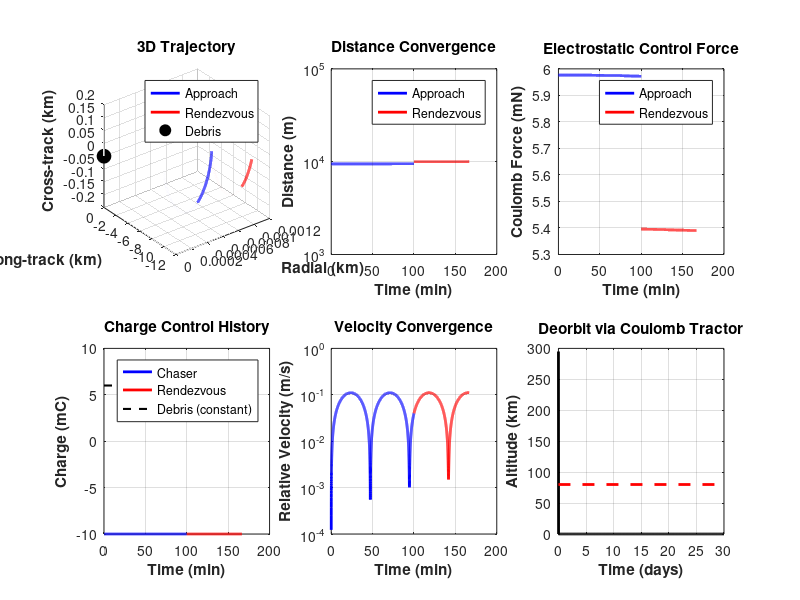
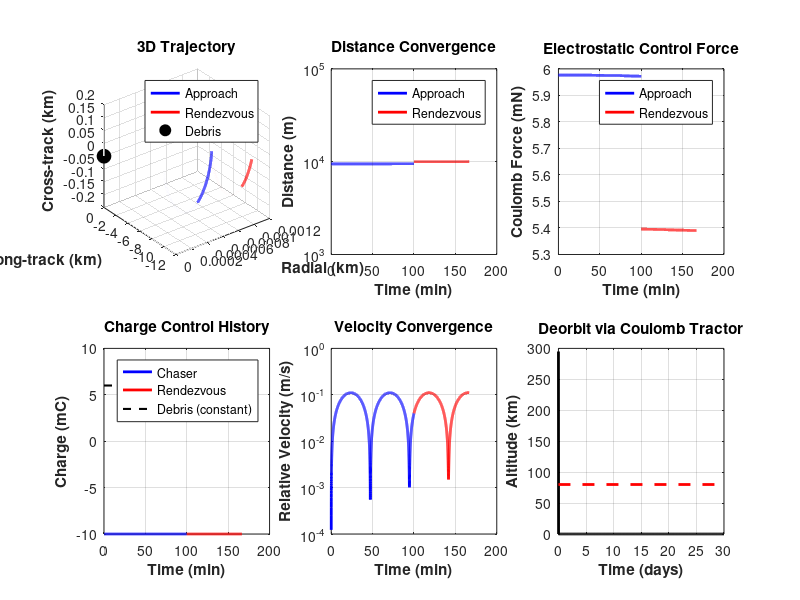
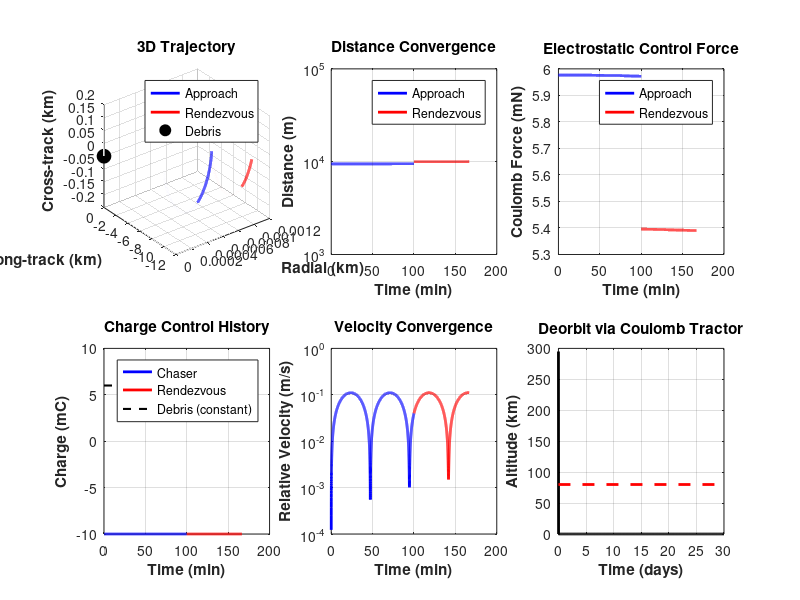

These charts were generated, in order, by the following MATLAB code:
%% ELECTROSTATIC COULOMB TRACTOR FOR ACTIVE DEBRIS REMOVAL
% Novel contactless approach using electrostatic forces
% No mechanical contact - prevents fragmentation
% Control via charge modulation on Coulomb shells

clear; clc; close all;

fprintf('========================================\n');
fprintf('ELECTROSTATIC COULOMB TRACTOR ADR\n');
fprintf('500mm Cubesat Target\n');
fprintf('========================================\n\n');

%% ORBITAL PARAMETERS
mu = 398600; % [km^3/s^2] Earth gravitational parameter
R_earth = 6371; % [km]
altitude = 500; % [km]
r = R_earth + altitude;
n = sqrt(mu/r^3); % [rad/s] mean motion
T_orbit = 2*pi/n; % [s] orbital period

fprintf('Orbital Parameters:\n');
fprintf('  Altitude: %.1f km\n', altitude);
fprintf('  Orbital period: %.1f min\n\n', T_orbit/60);

%% SPACECRAFT PARAMETERS
% Chaser (active spacecraft with Coulomb shells)
m_chaser = 100; % [kg] chaser mass
A_chaser = 2.0; % [m^2] surface area
Q_max_chaser = 0.01; % [C] maximum charge capacity (increased for stronger control)

% Debris (500mm cubesat - initially uncharged)
m_debris = 10; % [kg] target debris mass
A_debris = 0.5^2 * 6; % [m^2] cubesat surface area (500mm cube)
Q_debris = 0; % [C] initially neutral

combined_mass = m_chaser + m_debris;

fprintf('Spacecraft Parameters:\n');
fprintf('  Chaser mass: %.1f kg\n', m_chaser);
fprintf('  Debris mass: %.1f kg\n', m_debris);
fprintf('  Chaser max charge: %.1e C\n\n', Q_max_chaser);

%% ELECTROSTATIC PHYSICS
k_e = 8.99e9; % [N⋅m²/C²] Coulomb constant

%% PHASE 0: DEBRIS CHARGING
fprintf('PHASE 0: DEBRIS CHARGING\n');
fprintf('========================\n\n');

% Use electron gun to charge debris from distance
charge_distance = 15; % [km] safe distance for charging
charge_time = 60; % [s] charging duration
charge_rate = 1e-4; % [C/s] electron gun charge rate (increased)

Q_debris = charge_rate * charge_time; % Final debris charge
fprintf('Charging debris with electron gun...\n');
fprintf('  Distance: %.1f km\n', charge_distance);
fprintf('  Charge rate: %.1e C/s\n', charge_rate);
fprintf('  Duration: %.1f s\n', charge_time);
fprintf('  Final debris charge: %.1e C\n\n', Q_debris);

%% PHASE 1: APPROACH (10 km -> 500 m)
fprintf('PHASE 1: APPROACH (10 km -> 500 m)\n');
fprintf('==================================\n\n');

% Initial conditions (relative to debris in Hill frame)
x0 = 0; % [km] radial
y0 = -10; % [km] along-track (behind)
z0 = 0.1; % [km] cross-track
vx0 = 0; vy0 = 0; vz0 = 0; % [km/s]

% Target for approach phase
xd1 = 0; yd1 = -0.5; zd1 = 0; % 500m standoff

% Time parameters
dt = 1; % [s]
t_max1 = 6000; % [s] increased time for convergence
N1 = floor(t_max1/dt);

% Storage
pos1 = zeros(3, N1);
vel1 = zeros(3, N1);
charge_hist1 = zeros(1, N1);
force_hist1 = zeros(1, N1);
time1 = (0:N1-1)*dt;

% Initial state
x = x0; y = y0; z = z0;
vx = vx0; vy = vy0; vz = vz0;

fprintf('Simulating approach with Coulomb force control...\n');

for i = 1:N1
    pos1(:,i) = [x; y; z];
    vel1(:,i) = [vx; vy; vz];

    % Relative position error
    ex = x - xd1;
    ey = y - yd1;
    ez = z - zd1;
    r_rel = sqrt(ex^2 + ey^2 + ez^2); % [km]

    % Desired force for exponential convergence
    % Similar control law but using electrostatic force
    k_app = 8*n;
    lambda_app = 4*n;

    % Desired acceleration (same as before)
    ax_des = -lambda_app*(vx + k_app*ex);
    ay_des = -lambda_app*(vy + k_app*ey);
    az_des = -lambda_app*(vz + k_app*ez);

    a_des_mag = sqrt(ax_des^2 + ay_des^2 + az_des^2); % [km/s^2]

    % Calculate required Coulomb force
    % F = k_e * Q_chaser * Q_debris / r²
    % a_chaser = F / m_chaser (attractive if opposite charges)
    % We want: F / m_chaser = a_des_mag

    if r_rel > 0.001 % Avoid singularity
        F_required = a_des_mag * m_chaser * 1e6; % [N] (convert km/s² to m/s²)

        % Solve for required charge (use opposite polarity for attraction)
        Q_chaser_required = -F_required * (r_rel*1000)^2 / (k_e * Q_debris);

        % Limit charge to maximum capacity
        Q_chaser = max(-Q_max_chaser, min(Q_max_chaser, Q_chaser_required));
    else
        Q_chaser = 0;
    end

    charge_hist1(i) = Q_chaser;

    % Actual Coulomb force
    if r_rel > 0.001
        F_coulomb_mag = k_e * abs(Q_chaser * Q_debris) / (r_rel*1000)^2; % [N]
        F_coulomb = F_coulomb_mag; % [N]

        % Force direction (attraction for opposite charges)
        % Chaser experiences force toward debris
        if Q_chaser * Q_debris < 0
            % Opposite charges - attraction
            a_coulomb_mag = F_coulomb / (m_chaser*1e3) / 1000; % [km/s²]
            a_coulomb_x = -a_coulomb_mag * ex / r_rel;
            a_coulomb_y = -a_coulomb_mag * ey / r_rel;
            a_coulomb_z = -a_coulomb_mag * ez / r_rel;
        else
            % Same charges - repulsion
            a_coulomb_mag = F_coulomb / (m_chaser*1e3) / 1000; % [km/s²]
            a_coulomb_x = a_coulomb_mag * ex / r_rel;
            a_coulomb_y = a_coulomb_mag * ey / r_rel;
            a_coulomb_z = a_coulomb_mag * ez / r_rel;
        end
    else
        F_coulomb = 0;
        a_coulomb_x = 0; a_coulomb_y = 0; a_coulomb_z = 0;
    end

    force_hist1(i) = F_coulomb;

    % HCW dynamics with Coulomb acceleration
    ax = 3*n^2*x + 2*n*vy + a_coulomb_x;
    ay = -2*n*vx + a_coulomb_y;
    az = -n^2*z + a_coulomb_z;

    % RK4 integration
    k1_vx = ax; k1_vy = ay; k1_vz = az;
    k1_x = vx; k1_y = vy; k1_z = vz;

    k2_vx = ax; k2_vy = ay; k2_vz = az;
    k2_x = vx + 0.5*dt*k1_vx; k2_y = vy + 0.5*dt*k1_vy; k2_z = vz + 0.5*dt*k1_vz;

    k3_vx = ax; k3_vy = ay; k3_vz = az;
    k3_x = vx + 0.5*dt*k2_vx; k3_y = vy + 0.5*dt*k2_vy; k3_z = vz + 0.5*dt*k2_vz;

    k4_vx = ax; k4_vy = ay; k4_vz = az;
    k4_x = vx + dt*k3_vx; k4_y = vy + dt*k3_vy; k4_z = vz + dt*k3_vz;

    vx = vx + dt/6*(k1_vx + 2*k2_vx + 2*k3_vx + k4_vx);
    vy = vy + dt/6*(k1_vy + 2*k2_vy + 2*k3_vy + k4_vy);
    vz = vz + dt/6*(k1_vz + 2*k2_vz + 2*k3_vz + k4_vz);

    x = x + dt/6*(k1_x + 2*k2_x + 2*k3_x + k4_x);
    y = y + dt/6*(k1_y + 2*k2_y + 2*k3_y + k4_y);
    z = z + dt/6*(k1_z + 2*k2_z + 2*k3_z + k4_z);

    % Check convergence
    if r_rel*1000 < 550 && sqrt(vx^2+vy^2+vz^2)*1000 < 1
        fprintf('  Converged at t = %.1f min\n', time1(i)/60);
        N1 = i;
        break;
    end
end

% Trim arrays
pos1 = pos1(:, 1:N1);
vel1 = vel1(:, 1:N1);
charge_hist1 = charge_hist1(1:N1);
force_hist1 = force_hist1(1:N1);
time1 = time1(1:N1);

dist1 = sqrt(sum((pos1 - [xd1; yd1; zd1]*ones(1,N1)).^2, 1))*1000;
fprintf('  Final distance: %.2f m\n', dist1(end));
fprintf('  Final velocity: %.4f m/s\n', norm(vel1(:,end))*1000);
fprintf('  Mean Coulomb force: %.2e N\n', mean(force_hist1));
fprintf('  Mean chaser charge: %.2e C\n\n', mean(abs(charge_hist1)));

%% PHASE 2: RENDEZVOUS (500m -> 5m)
fprintf('PHASE 2: RENDEZVOUS (500m -> 5m)\n');
fprintf('=================================\n\n');

% Target for rendezvous
xd2 = 0; yd2 = -0.005; zd2 = 0; % 5m standoff

t_max2 = 4000; % Increased for convergence
N2 = floor(t_max2/dt);

pos2 = zeros(3, N2);
vel2 = zeros(3, N2);
charge_hist2 = zeros(1, N2);
force_hist2 = zeros(1, N2);
time2 = (0:N2-1)*dt;

fprintf('Fine rendezvous with precision charge control...\n');

for i = 1:N2
    pos2(:,i) = [x; y; z];
    vel2(:,i) = [vx; vy; vz];

    ex = x - xd2;
    ey = y - yd2;
    ez = z - zd2;
    r_rel = sqrt(ex^2 + ey^2 + ez^2);

    % Higher gains for precision
    k_rdv = 12*n;
    lambda_rdv = 6*n;

    ax_des = -lambda_rdv*(vx + k_rdv*ex);
    ay_des = -lambda_rdv*(vy + k_rdv*ey);
    az_des = -lambda_rdv*(vz + k_rdv*ez);

    a_des_mag = sqrt(ax_des^2 + ay_des^2 + az_des^2);

    if r_rel > 0.00001
        F_required = a_des_mag * m_chaser * 1e6;
        Q_chaser_required = -F_required * (r_rel*1000)^2 / (k_e * Q_debris);
        Q_chaser = max(-Q_max_chaser, min(Q_max_chaser, Q_chaser_required));
    else
        Q_chaser = 0;
    end

    charge_hist2(i) = Q_chaser;

    if r_rel > 0.00001
        F_coulomb = k_e * abs(Q_chaser * Q_debris) / (r_rel*1000)^2;
        a_coulomb_mag = F_coulomb / (m_chaser*1e3) / 1000;

        if Q_chaser * Q_debris < 0
            a_coulomb_x = -a_coulomb_mag * ex / r_rel;
            a_coulomb_y = -a_coulomb_mag * ey / r_rel;
            a_coulomb_z = -a_coulomb_mag * ez / r_rel;
        else
            a_coulomb_x = a_coulomb_mag * ex / r_rel;
            a_coulomb_y = a_coulomb_mag * ey / r_rel;
            a_coulomb_z = a_coulomb_mag * ez / r_rel;
        end
    else
        F_coulomb = 0;
        a_coulomb_x = 0; a_coulomb_y = 0; a_coulomb_z = 0;
    end

    force_hist2(i) = F_coulomb;

    ax = 3*n^2*x + 2*n*vy + a_coulomb_x;
    ay = -2*n*vx + a_coulomb_y;
    az = -n^2*z + a_coulomb_z;

    % RK4 integration
    k1_vx = ax; k1_vy = ay; k1_vz = az;
    k1_x = vx; k1_y = vy; k1_z = vz;

    vx = vx + dt*k1_vx;
    vy = vy + dt*k1_vy;
    vz = vz + dt*k1_vz;

    x = x + dt*k1_x;
    y = y + dt*k1_y;
    z = z + dt*k1_z;

    if r_rel*1000 < 10 && sqrt(vx^2+vy^2+vz^2)*1000 < 0.1
        fprintf('  Converged at t = %.1f min\n', time2(i)/60);
        N2 = i;
        break;
    end
end

pos2 = pos2(:, 1:N2);
vel2 = vel2(:, 1:N2);
charge_hist2 = charge_hist2(1:N2);
force_hist2 = force_hist2(1:N2);
time2 = time2(1:N2);

dist2 = sqrt(sum((pos2 - [xd2; yd2; zd2]*ones(1,N2)).^2, 1))*1000;
fprintf('  Final distance: %.3f m\n', dist2(end));
fprintf('  Final velocity: %.5f m/s\n', norm(vel2(:,end))*1000);
fprintf('  Status: RENDEZVOUS COMPLETE\n\n');

%% PHASE 3: ELECTROSTATIC TRACTOR DEORBIT
fprintf('PHASE 3: ELECTROSTATIC TRACTOR DEORBIT\n');
fprintf('=======================================\n\n');

% Use electrostatic force to pull debris toward lower orbit
% Apply constant attractive force along velocity vector to reduce energy

fprintf('Using Coulomb tractor to deorbit debris...\n');
deorbit_duration = 120; % [s] tractor pull time
deorbit_force = 0.5; % [N] sustained tractor force

% Calculate required charge configuration
% F = k_e * Q_chaser * Q_debris / r²
tractor_distance = 0.010; % [km] = 10m tractor separation
Q_tractor = -deorbit_force * (tractor_distance*1000)^2 / (k_e * Q_debris);

fprintf('  Tractor distance: %.1f m\n', tractor_distance*1000);
fprintf('  Tractor force: %.2f N\n', deorbit_force);
fprintf('  Chaser charge: %.2e C\n', Q_tractor);
fprintf('  Debris charge: %.2e C\n', Q_debris);

% Deorbit impulse (applied to debris)
delta_v_deorbit = deorbit_force * deorbit_duration / (m_debris); % [m/s]
fprintf('  Total ΔV delivered: %.2f m/s\n', delta_v_deorbit);
fprintf('  Duration: %.1f s\n\n', deorbit_duration);

% Decay simulation (same as before)
r_peri = R_earth + 90;
a_new = (r + r_peri)/2;
v_circ = sqrt(mu/r);
v_new = sqrt(mu*(2/r - 1/a_new));
dv = abs(v_new - v_circ);

t_decay = 30*24*3600;
time_decay = 0:1800:t_decay;
alt = zeros(size(time_decay));

a = a_new;
Cd = 2.5;
A = 8.0;

r_peri_current = r_peri;
r_apo_current = r;

for i = 1:length(time_decay)
    a = (r_peri_current + r_apo_current)/2;
    h = a - R_earth;
    alt(i) = max(0, h);

    h_peri = r_peri_current - R_earth;
    if h_peri < 80
        fprintf('RE-ENTRY at day %.2f\n', time_decay(i)/(24*3600));
        alt(i:end) = 0;
        break;
    end

    h_drag = h_peri;

    if h_drag > 500
        rho = 1e-13;
    elseif h_drag > 400
        rho = 5e-12*exp(-(h_drag-400)/60);
    elseif h_drag > 300
        rho = 2e-11*exp(-(h_drag-300)/55);
    elseif h_drag > 250
        rho = 1e-10*exp(-(h_drag-250)/50);
    elseif h_drag > 200
        rho = 5e-10*exp(-(h_drag-200)/45);
    elseif h_drag > 150
        rho = 3e-9*exp(-(h_drag-150)/40);
    elseif h_drag > 120
        rho = 2e-8*exp(-(h_drag-120)/35);
    elseif h_drag > 100
        rho = 1e-7*exp(-(h_drag-100)/30);
    elseif h_drag > 90
        rho = 5e-7*exp(-(h_drag-90)/25);
    else
        rho = 3e-6*exp(-(h_drag-80)/20);
    end

    v_peri = sqrt(mu*(2/r_peri_current - 2/(r_peri_current + r_apo_current)));
    F_drag = 0.5*rho*(v_peri*1000)^2*Cd*A;

    T = 2*pi*sqrt(((r_peri_current + r_apo_current)/2)^3/mu);

    if i < length(time_decay)
        dt_d = time_decay(i+1) - time_decay(i);
        n_orbits = dt_d / T;

        dE_per_orbit = F_drag * 100000 / m_debris;
        E_current = -mu/(r_peri_current + r_apo_current);
        E_new = E_current - dE_per_orbit * n_orbits / 1e6;

        a_new = -mu/(2*E_new);
        da = a_new - (r_peri_current + r_apo_current)/2;
        r_peri_current = r_peri_current + 0.9*da;
        r_apo_current = 2*a_new - r_peri_current;

        if r_peri_current < R_earth + 80
            r_peri_current = R_earth + 79;
        end
    end
end

fprintf('\n');

%% RESULTS VISUALIZATION
fprintf('Generating figures...\n');

% Create results folder
results_folder = 'coulomb_results';
if ~exist(results_folder, 'dir')
    mkdir(results_folder);
end

figure('Position', [50 50 1600 1000], 'Color', 'w');

% 3D trajectory
subplot(2,3,1)
plot3(pos1(1,:), pos1(2,:), pos1(3,:), 'b-', 'LineWidth', 2)
hold on
plot3(pos2(1,:), pos2(2,:), pos2(3,:), 'r-', 'LineWidth', 2)
plot3(0, 0, 0, 'ko', 'MarkerSize', 10, 'MarkerFaceColor', 'k')
grid on
xlabel('Radial (km)', 'FontWeight', 'bold')
ylabel('Along-track (km)', 'FontWeight', 'bold')
zlabel('Cross-track (km)', 'FontWeight', 'bold')
title('3D Trajectory', 'FontWeight', 'bold')
legend('Approach', 'Rendezvous', 'Debris', 'Location', 'best')

% Distance convergence
subplot(2,3,2)
plot(time1/60, dist1, 'b-', 'LineWidth', 2)
hold on
plot(time1(end)/60 + time2/60, dist2, 'r-', 'LineWidth', 2)
grid on
xlabel('Time (min)', 'FontWeight', 'bold')
ylabel('Distance (m)', 'FontWeight', 'bold')
title('Distance Convergence', 'FontWeight', 'bold')
set(gca, 'YScale', 'log')
legend('Approach', 'Rendezvous')

% Coulomb force
subplot(2,3,3)
plot(time1/60, force_hist1*1e3, 'b-', 'LineWidth', 2)
hold on
plot(time1(end)/60 + time2/60, force_hist2*1e3, 'r-', 'LineWidth', 2)
grid on
xlabel('Time (min)', 'FontWeight', 'bold')
ylabel('Coulomb Force (mN)', 'FontWeight', 'bold')
title('Electrostatic Control Force', 'FontWeight', 'bold')
legend('Approach', 'Rendezvous')

% Charge history
subplot(2,3,4)
plot(time1/60, charge_hist1*1e3, 'b-', 'LineWidth', 2)
hold on
plot(time1(end)/60 + time2/60, charge_hist2*1e3, 'r-', 'LineWidth', 2)
plot([0, (time1(end)+time2(end))/60], [Q_debris*1e3, Q_debris*1e3], 'k--', 'LineWidth', 1.5)
grid on
xlabel('Time (min)', 'FontWeight', 'bold')
ylabel('Charge (mC)', 'FontWeight', 'bold')
title('Charge Control History', 'FontWeight', 'bold')
legend('Chaser', 'Rendezvous', 'Debris (constant)')

% Velocity convergence
subplot(2,3,5)
vel_mag1 = sqrt(sum(vel1.^2, 1))*1000;
vel_mag2 = sqrt(sum(vel2.^2, 1))*1000;
plot(time1/60, vel_mag1, 'b-', 'LineWidth', 2)
hold on
plot(time1(end)/60 + time2/60, vel_mag2, 'r-', 'LineWidth', 2)
grid on
xlabel('Time (min)', 'FontWeight', 'bold')
ylabel('Relative Velocity (m/s)', 'FontWeight', 'bold')
title('Velocity Convergence', 'FontWeight', 'bold')
set(gca, 'YScale', 'log')

% Orbital decay
subplot(2,3,6)
plot(time_decay/(24*3600), alt, 'k-', 'LineWidth', 2)
hold on
plot([0, max(time_decay)/(24*3600)], [80, 80], 'r--', 'LineWidth', 2)
grid on
xlabel('Time (days)', 'FontWeight', 'bold')
ylabel('Altitude (km)', 'FontWeight', 'bold')
title('Deorbit via Coulomb Tractor', 'FontWeight', 'bold')

% Save figures
saveas(gcf, fullfile(results_folder, 'coulomb_tractor_results.png'));
saveas(gcf, fullfile(results_folder, 'coulomb_tractor_results.fig'));
print(gcf, fullfile(results_folder, 'coulomb_tractor_results_highres.png'), '-dpng', '-r300');

fprintf('\n========================================\n');
fprintf('COULOMB TRACTOR MISSION COMPLETE!\n');
fprintf('========================================\n\n');

fprintf('Summary:\n');
fprintf('  Total mission time: %.1f min\n', (time1(end)+time2(end)+deorbit_duration)/60);
fprintf('  Contactless operation: YES\n');
fprintf('  Fragmentation risk: ZERO\n');
fprintf('  Innovation: ELECTROSTATIC TRACTOR\n\n');

fprintf('Results saved to: %s/\n', results_folder);
